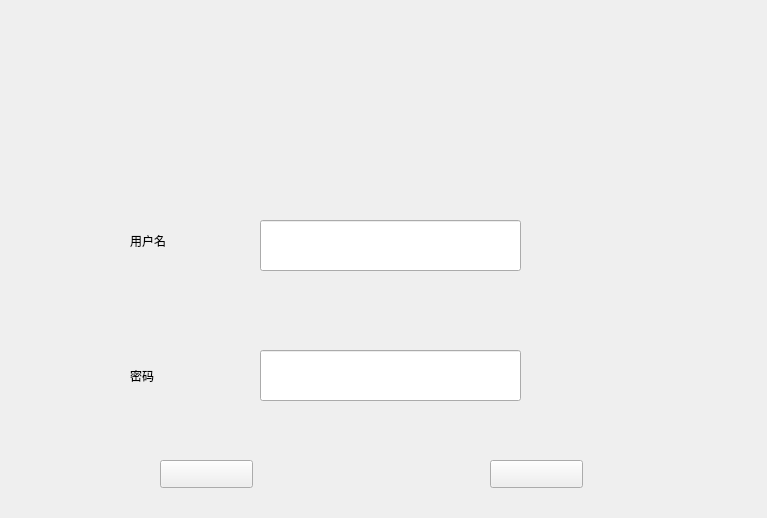
<?xml version="1.0" encoding="UTF-8"?>
<ui version="4.0">
 <class>login</class>
 <widget class="QWidget" name="login">
  <property name="geometry">
   <rect>
    <x>0</x>
    <y>0</y>
    <width>767</width>
    <height>518</height>
   </rect>
  </property>
  <property name="windowTitle">
   <string>Form</string>
  </property>
  <widget class="QLineEdit" name="user_name">
   <property name="geometry">
    <rect>
     <x>260</x>
     <y>220</y>
     <width>261</width>
     <height>51</height>
    </rect>
   </property>
   <property name="text">
    <string/>
   </property>
  </widget>
  <widget class="QLineEdit" name="password">
   <property name="geometry">
    <rect>
     <x>260</x>
     <y>350</y>
     <width>261</width>
     <height>51</height>
    </rect>
   </property>
  </widget>
  <widget class="QLabel" name="user_name_label">
   <property name="geometry">
    <rect>
     <x>130</x>
     <y>220</y>
     <width>71</width>
     <height>41</height>
    </rect>
   </property>
   <property name="text">
    <string>用户名</string>
   </property>
  </widget>
  <widget class="QLabel" name="password_label">
   <property name="geometry">
    <rect>
     <x>130</x>
     <y>350</y>
     <width>81</width>
     <height>51</height>
    </rect>
   </property>
   <property name="text">
    <string>密码</string>
   </property>
  </widget>
  <widget class="QPushButton" name="loginbtn">
   <property name="geometry">
    <rect>
     <x>160</x>
     <y>460</y>
     <width>93</width>
     <height>28</height>
    </rect>
   </property>
   <property name="text">
    <string/>
   </property>
  </widget>
  <widget class="QPushButton" name="registerbtn">
   <property name="geometry">
    <rect>
     <x>490</x>
     <y>460</y>
     <width>93</width>
     <height>28</height>
    </rect>
   </property>
   <property name="text">
    <string/>
   </property>
  </widget>
 </widget>
 <resources/>
 <connections/>
</ui>
